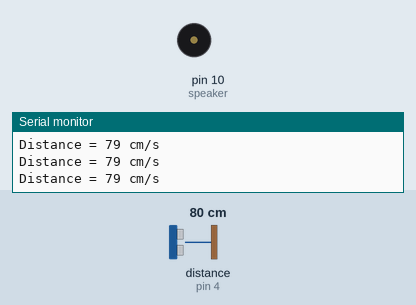
A sketch run on a simulated Arduino Uno, built with avr-gcc and run on an emulated ATmega328P. On the bench: buzzer (waves = sounding), the last lines printed to the serial monitor. Wiring (inferred from the names in the program): ultrasonic range finder: trigger pin 5; echo pin 4. Inputs (shaded band) come from the test bench; at power-on: distance to the obstacle (sensor on pin 4) 80 cm. The echo pulse lasts 58.3 µs per cm.

Above: at 1.2 s.
1.3 s: distance to the obstacle (sensor on pin 4) set to 35 cm
2.8 s: distance to the obstacle (sensor on pin 4) set to 30 cm
At 4.0 s:
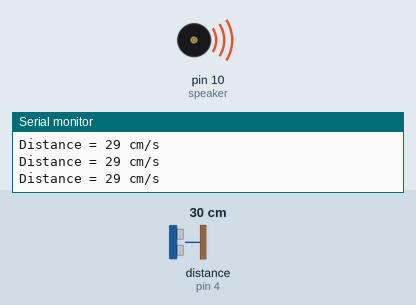
Timing chart, 0 to 5.8 s (numbered marks = the images above; inputs shaded):
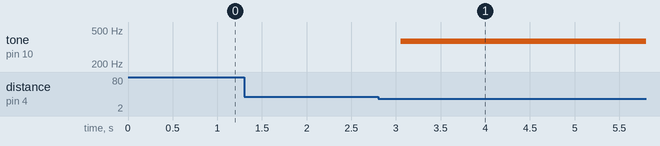

The sketch:

HC-SR04.ino
```cpp
/*
  Title: HC-SR04
  Author: Guilherme Pedroso de Lima
  Date: Jan 2023
  Updated: --
*/

const int speaker = 10;
const int trig = 5;
const int echo = 4;
float speed = (331.5 + (0.6*20)); //ms

void
setup()
  {
  pinMode(speaker, OUTPUT); //speaker
  pinMode(trig, OUTPUT); // transmission
  pinMode(echo, INPUT);  // receive pulse
  Serial.begin(9600);
  }

float
distance_cm()
  {
  //ping
  digitalWrite(trig, LOW);
  delayMicroseconds(3);
  digitalWrite(trig, HIGH);
  delayMicroseconds(5);
  digitalWrite(trig, LOW);
  //pong
  float tUS = pulseIn(echo, HIGH);
  float t = tUS / 1000.0 / 1000.0/ 2.0; //s
  float d = t * speed; // m
  return(d*100); //cm
  }

void
loop()
  {
  int d = distance_cm();
  Serial.print("Distance = ");
  Serial.print(d, DEC); //Variable, DECIMAL
  Serial.println(+" cm/s");
  if(d <= 30)
    {
    tone(speaker, 368);
    }
  else
    {
    noTone(speaker);
    }
  delay(250);
  }
```

Measured:
- the behaviour switches between 32 and 31 cm on distance to the obstacle (sensor on pin 4) (found by bisection; images 0 and 1)
- after the input at 2.8 s, tone on pin 10 (speaker): silent → 368 Hz after 0.25 s
